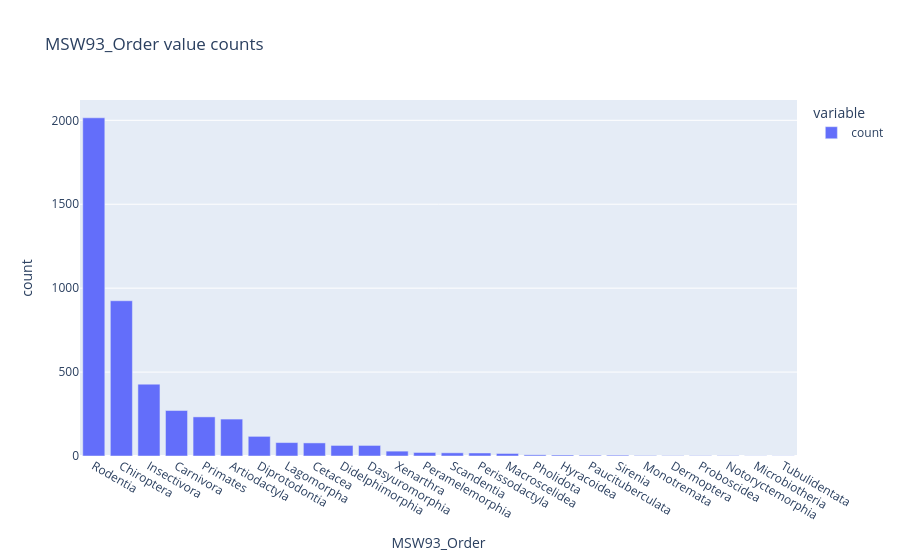
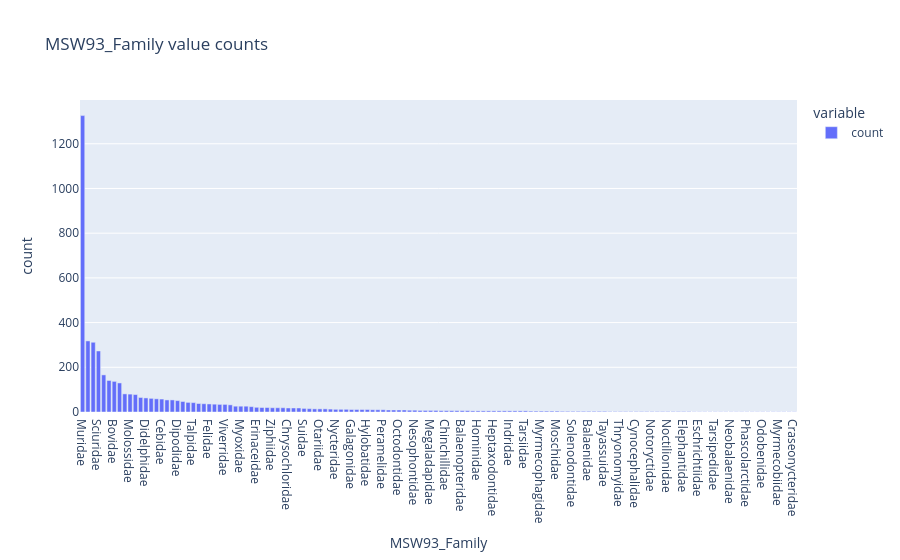
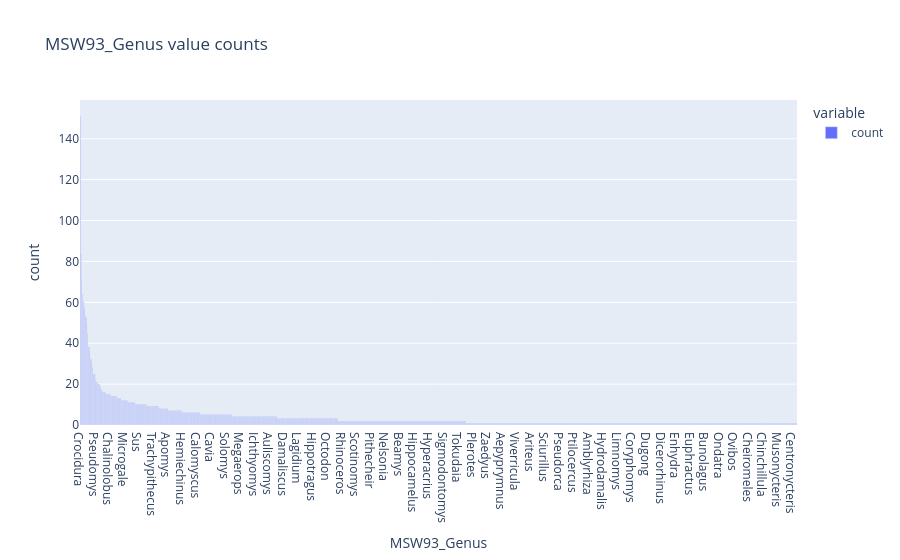
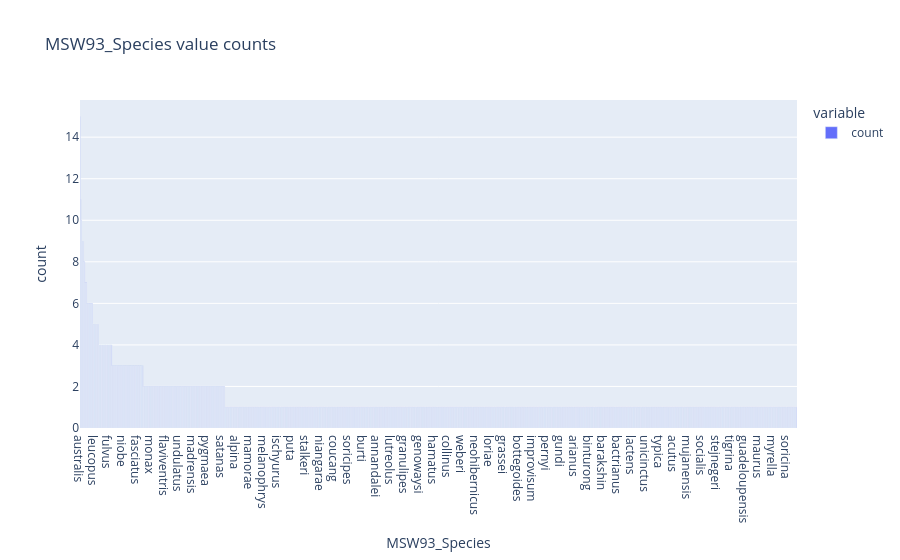

The cell these charts' notebook holds for them, in order:
### Markdown cell above
Plot heatmap of missing values

### Code cell
import matplotlib.pyplot as plt
import seaborn as sns
import plotly.express as px

# Plot missing-value heatmap
sns.heatmap(df.isnull(), cbar=False)
plt.title("Missing Values Heatmap")
plt.show()

# Numeric feature histograms
num_cols = df.select_dtypes(include="number").columns
df[num_cols].hist(bins=15, figsize=(10, 6))
plt.tight_layout()
plt.show()

# Categorical distribution charts
cat_cols = df.select_dtypes(include=['object', 'category']).columns
for col in cat_cols:
    fig = px.bar(df[col].value_counts(), labels={'index': col, 'value': 'count'},
                 title=f"{col} value counts")
    fig.show()

### Figure 1 — Plotly figure (JSON) as saved in the notebook; plotly's stock layout.template omitted (floating-point values rounded to 4 significant figures)
{"data": [{"alignmentgroup": "True", "hovertemplate": "variable=count<br>MSW93_Order=%{x}<br>count=%{y}<extra></extra>", "legendgroup": "count", "marker": {"color": "#636efa", "pattern": {"shape": ""}}, "name": "count", "offsetgroup": "count", "orientation": "v", "showlegend": true, "textposition": "auto", "type": "bar", "x": ["Rodentia", "Chiroptera", "Insectivora", "Carnivora", "Primates", "Artiodactyla", "Diprotodontia", "Lagomorpha", "Cetacea", "Didelphimorphia", "Dasyuromorphia", "Xenarthra", "Peramelemorphia", "Scandentia", "Perissodactyla", "Macroscelidea", "Pholidota", "Hyracoidea", "Paucituberculata", "Sirenia", "Monotremata", "Dermoptera", "Proboscidea", "Notoryctemorphia", "Microbiotheria", "Tubulidentata"], "xaxis": "x", "y": [2015, 925, 428, 271, 233, 220, 117, 80, 78, 63, 63, 29, 21, 19, 18, 15, 7, 6, 5, 5, 3, 2, 2, 2, 1, 1], "yaxis": "y"}], "layout": {"autosize": true, "barmode": "relative", "legend": {"title": {"text": "variable"}, "tracegroupgap": 0}, "title": {"text": "MSW93_Order value counts"}, "xaxis": {"anchor": "y", "autorange": true, "domain": [0, 1], "range": [-0.5, 25.5], "title": {"text": "MSW93_Order"}, "type": "category"}, "yaxis": {"anchor": "x", "autorange": true, "domain": [0, 1], "range": [0, 2121.0], "title": {"text": "count"}, "type": "linear"}}}

### Figure 2 — Plotly figure (JSON) as saved in the notebook; plotly's stock layout.template omitted (floating-point values rounded to 4 significant figures; data arrays with more than 128 entries replaced by an {"elided": "..."} marker saying what was removed)
{"data": [{"alignmentgroup": "True", "hovertemplate": "variable=count<br>MSW93_Family=%{x}<br>count=%{y}<extra></extra>", "legendgroup": "count", "marker": {"color": "#636efa", "pattern": {"shape": ""}}, "name": "count", "offsetgroup": "count", "orientation": "v", "showlegend": true, "textposition": "auto", "type": "bar", "x": {"elided": "136 str values"}, "xaxis": "x", "y": {"elided": "136 int values"}, "yaxis": "y"}], "layout": {"autosize": true, "barmode": "relative", "legend": {"title": {"text": "variable"}, "tracegroupgap": 0}, "title": {"text": "MSW93_Family value counts"}, "xaxis": {"anchor": "y", "autorange": true, "domain": [0, 1], "range": [-0.5, 135.5], "title": {"text": "MSW93_Family"}, "type": "category"}, "yaxis": {"anchor": "x", "autorange": true, "domain": [0, 1], "range": [0, 1396.0], "title": {"text": "count"}, "type": "linear"}}}

### Figure 3 — Plotly figure (JSON) as saved in the notebook; plotly's stock layout.template omitted (floating-point values rounded to 4 significant figures; data arrays with more than 128 entries replaced by an {"elided": "..."} marker saying what was removed)
{"data": [{"alignmentgroup": "True", "hovertemplate": "variable=count<br>MSW93_Genus=%{x}<br>count=%{y}<extra></extra>", "legendgroup": "count", "marker": {"color": "#636efa", "pattern": {"shape": ""}}, "name": "count", "offsetgroup": "count", "orientation": "v", "showlegend": true, "textposition": "auto", "type": "bar", "x": {"elided": "1135 str values"}, "xaxis": "x", "y": {"elided": "1135 int values"}, "yaxis": "y"}], "layout": {"autosize": true, "barmode": "relative", "legend": {"title": {"text": "variable"}, "tracegroupgap": 0}, "title": {"text": "MSW93_Genus value counts"}, "xaxis": {"anchor": "y", "autorange": true, "domain": [0, 1], "range": [-0.5, 1134.0], "title": {"text": "MSW93_Genus"}, "type": "category"}, "yaxis": {"anchor": "x", "autorange": true, "domain": [0, 1], "range": [0, 158.9], "title": {"text": "count"}, "type": "linear"}}}

### Figure 4 — Plotly figure (JSON) as saved in the notebook; plotly's stock layout.template omitted (floating-point values rounded to 4 significant figures; data arrays with more than 128 entries replaced by an {"elided": "..."} marker saying what was removed)
{"data": [{"alignmentgroup": "True", "hovertemplate": "variable=count<br>MSW93_Species=%{x}<br>count=%{y}<extra></extra>", "legendgroup": "count", "marker": {"color": "#636efa", "pattern": {"shape": ""}}, "name": "count", "offsetgroup": "count", "orientation": "v", "showlegend": true, "textposition": "auto", "type": "bar", "x": {"elided": "3295 str values"}, "xaxis": "x", "y": {"elided": "3295 int values"}, "yaxis": "y"}], "layout": {"autosize": true, "barmode": "relative", "legend": {"title": {"text": "variable"}, "tracegroupgap": 0}, "title": {"text": "MSW93_Species value counts"}, "xaxis": {"anchor": "y", "autorange": true, "domain": [0, 1], "range": [-0.5, 3294.0], "title": {"text": "MSW93_Species"}, "type": "category"}, "yaxis": {"anchor": "x", "autorange": true, "domain": [0, 1], "range": [0, 15.79], "title": {"text": "count"}, "type": "linear"}}}
